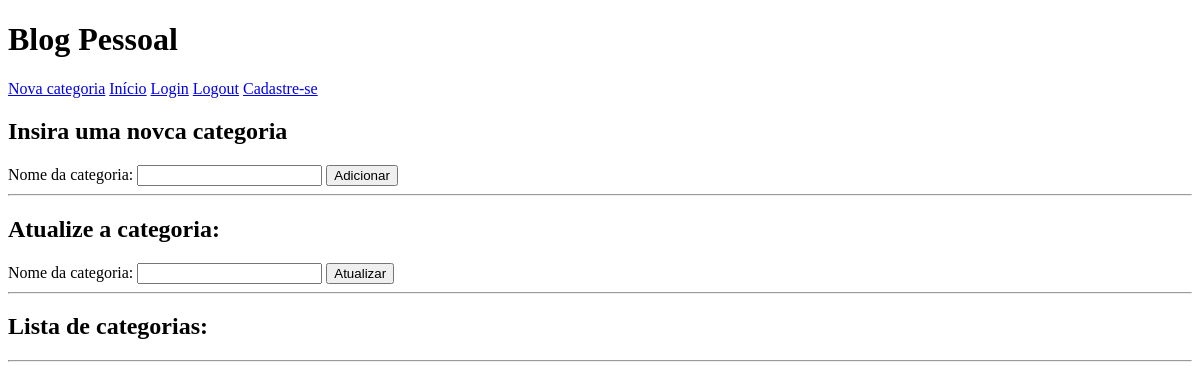
The page /categoria/ on the database as committed earlier.
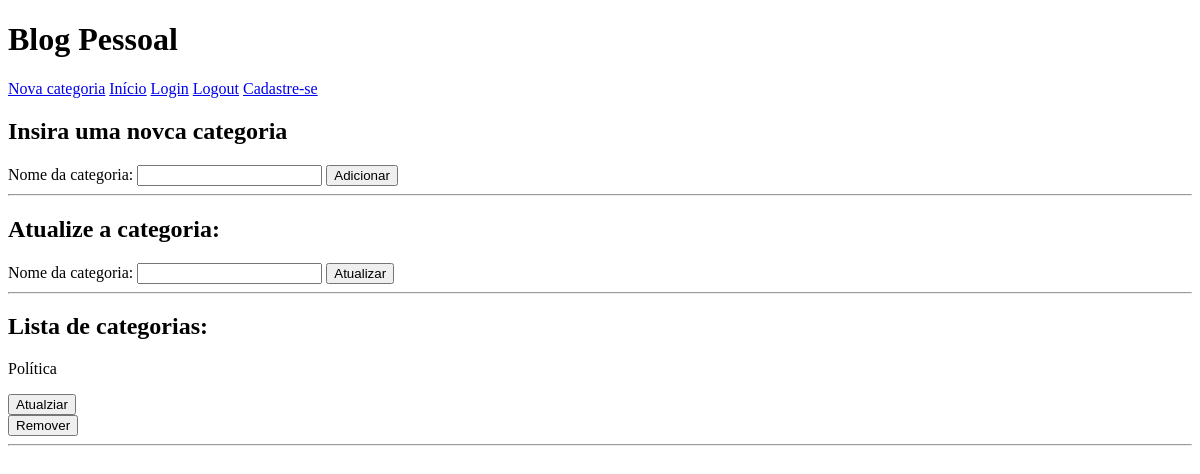
The same page on the database as committed later.
### blog/models.py (models this page shows, shortened)
class Categoria(models.Model):
    nome = models.CharField(max_length=64)
    usuario = models.ForeignKey(
        User, on_delete=models.CASCADE, related_name="categoriasUsuario")

### blog/views.py (the view)
# urls.py: path('categoria/', views.categoria, name="categoria"),
def categoria(request):
    if request.method == "POST":
        nome = request.POST['categoriaCategoria']
        usuario = request.user
        categoria = Categoria(nome=nome, usuario=usuario)
        categoria.save()
        return HttpResponseRedirect(reverse('categoria'))
    categorias = Categoria.objects.all()
    return render(request, 'blog/categoria.html', {"categorias": categorias})

### blog/templates/blog/categoria.html (shortened to what this page needs)
{% extends 'blog/layout.html' %}
{% block body %}
<h2>Insira uma novca categoria</h2>
<form action="{% url 'categoria' %}" method="post">
    <label>Nome da categoria:</label>
    <input type="text" name="categoriaCategoria">
    <button type="submit">Adicionar</button>
</form>
<hr>
<h2>Atualize a categoria:</h2>
<form action="#">
    <label>Nome da categoria:</label>
    <input type="text" name="atualizarCategoria">
    <button type="submit">Atualizar</button>
</form>
<hr>
<h2>Lista de categorias:</h2>
{% for c in categorias %}
<p>{{c.nome}}</p>
<button>Atualziar</button>
<form action="#">
    <button type="submit">Remover</button>
</form>
{% endfor %}
<hr>
{% endblock %}

Rows that differ between the two databases and show on the page:
added Categoria: nome "Política"
